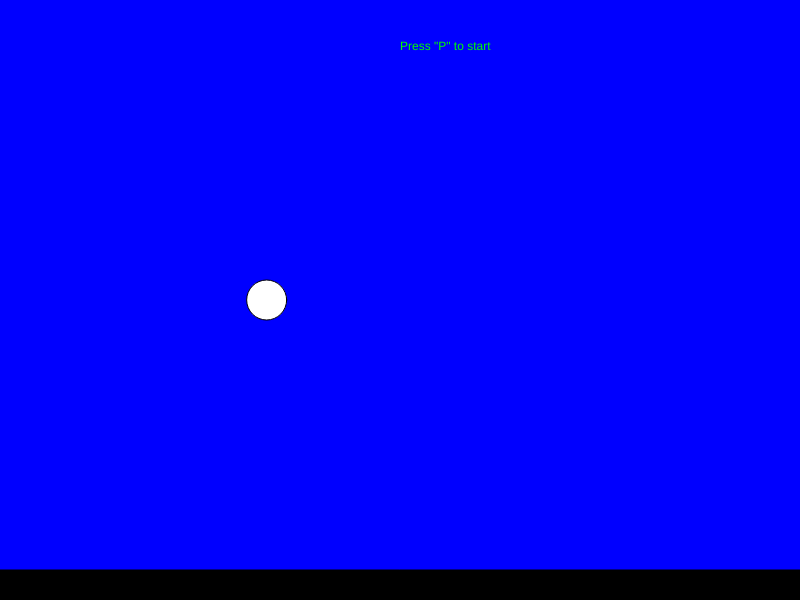
Frame 1 (no input)
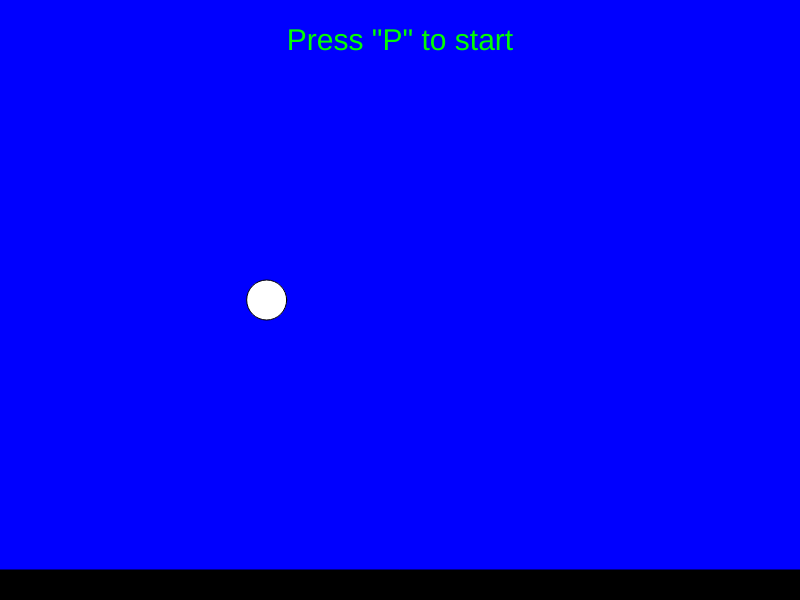
Frame 60 (no input)
Frame 120 (the mouse pressed at the canvas centre since frame 60): identical to frame 60, image omitted

The p5.js sketch that drew these frames (run headless with seeded random() and noise() and a simulated clock; from frame 60 on, the mouse is pressed at the canvas centre):

// p5.js sketch
// ── sketch.js
const gravity = 1
let scrollSpeed = 5
let playing = false
const startText = 'Press "P" to start'
const resetText = `
  You Died
  Press "R" to Reset`

let pipeCounter = 0

let bird
let ground
let pipe1
let pipe2

const canvas = {
  width: 800,
  height: 600,
  color: 'blue'
}

function setup() {
  createCanvas(canvas.width, canvas.height);
  background(canvas.color);

  bird = new Bird()
  ground = new Ground()
}

function draw() {
  background(canvas.color);
  bird.show()
  ground.show() 

  if(playing) {
    bird.update()
  } else {
    startScreen()
  }

  if (bird.dead) {
    reset()
  }
  
}

function keyPressed() {
  switch (key) {
    case ' ':
      bird.flap()
      break
    case 'p': 
      playing = true
      break
    case 'r':
      resetGame()
  }
}


function startScreen() {
  fill(0, 255, 0)
  text(startText, canvas.width / 2, 50)
  textSize(30)
  textAlign(CENTER)
}

function reset() {
  fill(255, 0, 0)
  text(resetText, canvas.width / 2, 50)
  textSize(30)
  textAlign(CENTER)
}

// function score() {
//   if(bird.pipes1.pipesOffScreen || bird.pipes2.pipesOffScreen) {
//     pipeCounter += 1
//   }
// }

function resetGame() {
  bird = new Bird()
  playing = false
  pipeCounter = 0
}


// ── Bird.js
class Bird {
    constructor() {
        this.x = canvas.width / 3
        this.y = canvas.height / 2
        this.velX = scrollSpeed
        this.velY = 0
        this.maxVelY = 6
        this.flapHeight = 20
        this.size = 40
        this.dead = false
        this.onGround = false
        this.pipes1 = new PipePair()
        this.pipes2 = new PipePair(true)
        this.ground = new Ground()
    }

    show() {
        fill(255)
        ellipse(this.x, this.y, this.size)
        this.pipes1.show()
        this.pipes2.show()
    }

    update() {
        this.checkCollision()
        if(!this.dead) {
            this.pipes1.update()
            this.pipes2.update()

            if(this.velY < this.maxVelY){
                this.move()
            }
            
            this.y += this.velY
        
        }    
    }

    move() {
        this.velY += gravity
    }

    flap() {
        this.velY -= this.flapHeight 
        if (!this.onGround) {
        }
    }

    checkCollision() {
        if(this.ground.collided(this)) {
            this.onGround = true
            this.dead = true
        } 
        
        if (this.pipes1.collided(this) || 
            this.pipes2.collided(this)) {

            this.onGround = false
            this.dead = true 
        }
    }
}
// ── Ground.js
class Ground {
    constructor() {
        this.height = 30
        this.topPixalCoord = canvas.height - this.height
        this.pixalOffset = 0
    }

    show() {
        fill(0)
        rect(0, this.topPixalCoord, canvas.width, this.height)
    }

    collided(b) {
        if(b.y + b.size/1.8 >= this.topPixalCoord) {
            return true
        }
    }
}
// ── Pipe.js
class Pipe {
    constructor(secondPair, topPipe, gap, bottomPipeHeight) {
        this.width = 80
        this.height = random(canvas.height - 160)
        this.x = canvas.width + this.width
        
        this.y = canvas.height - this.height

        if(topPipe) {
            this.y = 0
            this.height = bottomPipeHeight - gap
        }

        if(secondPair) {
            this.x = canvas.width * 1.5 + this.width  * 2
        }
        
    }

    show() {
        fill (0, 200, 0)
        rect(this.x, this.y, this.width, this.height)
    }
    
    update() {
        this.x -= scrollSpeed
    }
}
// ── PipePair.js
class PipePair {
    constructor(secondPair) {
        this.pipeGap = 150
        this.bottomPipe = new Pipe(secondPair)
        this.topPipe = new Pipe(secondPair, true, this.pipeGap, this.bottomPipe.y)
        this.pipesOffScreen = false
    }

    show() {
        this.bottomPipe.show()
        this.topPipe.show()
    }

    update() {
        this.bottomPipe.update()
        this.topPipe.update()
        this.checkOffScreen()
    }

    checkOffScreen() {
        if (this.bottomPipe.x < 0 - this.bottomPipe.width) {
            this.bottomPipe = new Pipe()
            this.topPipe = new Pipe(false, true, this.pipeGap, this.bottomPipe.y)
            this.pipesOffScreen = true
        }
    }

    collided(b) {
        //check if collide with bottom pipe
        if(b.x + b.size/2 > this.bottomPipe.x && 
            b.x < this.bottomPipe.x + this.bottomPipe.width &&
            b.y + b.size/2 > this.bottomPipe.y) {

            return true
        }

        //check for collision with bottom pipe
        if(b.x + b.size/2  > this.topPipe.x && 
            b.x < this.topPipe.x + this.topPipe.width && 
            b.y - b.size/2 < this.topPipe.y + this.topPipe.height) {

            return true
        }
    }
}
// ── style.css
html, body {
  margin: 0;
  padding: 0;
}

body {
  height: 100dvh;
  display: grid;
  place-content: center;
}

canvas {
  display: block;
}
